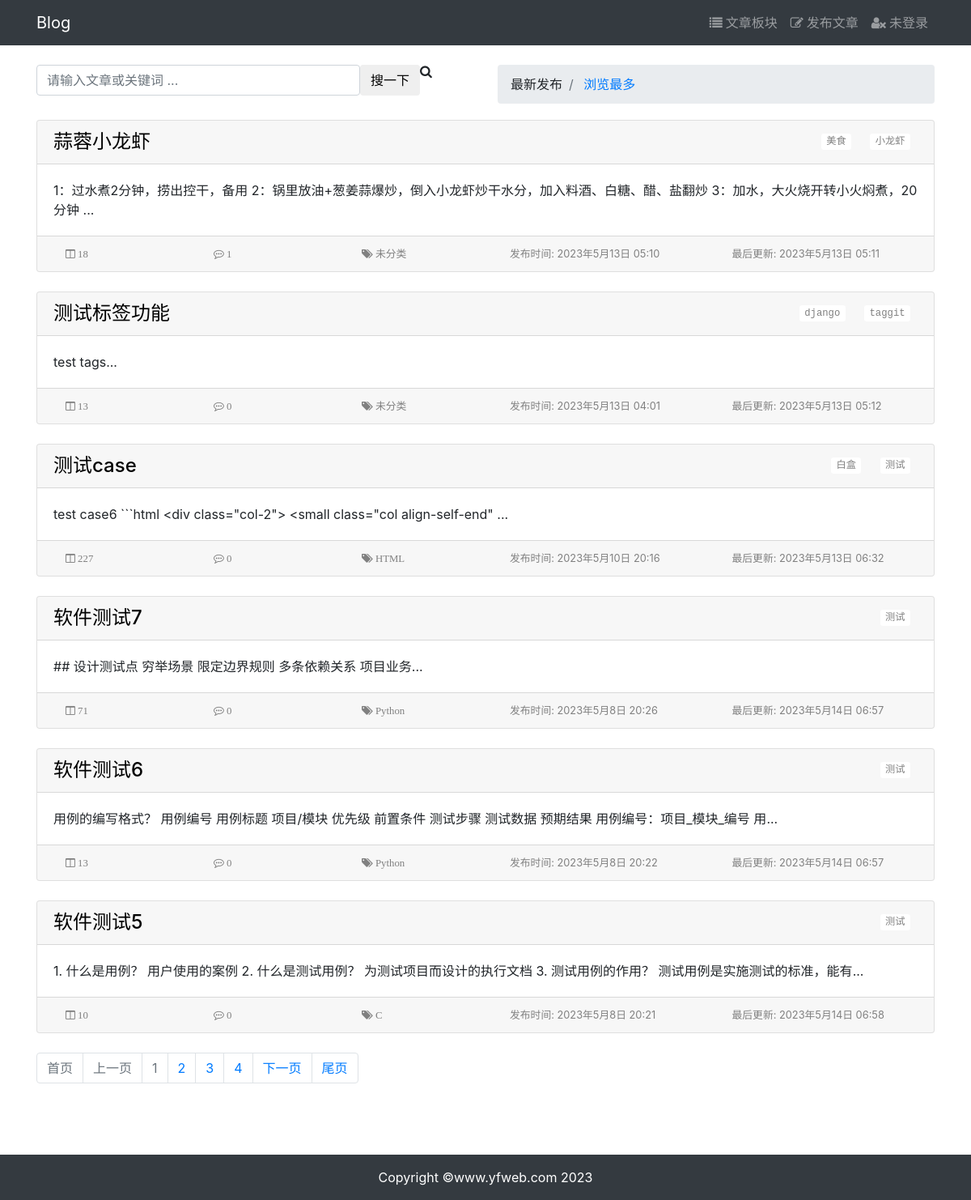
Screenshot of /article/list/ with the database file from the repository.
### article/models.py (models this page shows, shortened)
class Article(models.Model):
    author = models.ForeignKey(verbose_name='作者', to=User, on_delete=models.CASCADE)
    title = models.CharField(verbose_name='标题', max_length=100)
    body = models.TextField(verbose_name='正文')
    created = models.DateTimeField(verbose_name='文章创建时间', default=timezone.now)
    updated = models.DateTimeField(verbose_name='最后更新时间', auto_now=True)
    total_visit = models.PositiveIntegerField(verbose_name='浏览量', default=0)
    total_comment = models.PositiveIntegerField(verbose_name='评论条数', default=0)
    column = models.ForeignKey(
        verbose_name='专栏', to=ArticleColumn,
        null=True, blank=True, default='',
        on_delete=models.CASCADE, related_name='article'
    )
    tags = TaggableManager(verbose_name='标签', blank=True)
    class Meta:
        verbose_name = '文章'
        verbose_name_plural = verbose_name
        ordering = ['-created', '-updated', ]

class ArticleColumn(models.Model):  # 文章专栏
    title = models.CharField(verbose_name='专栏名称', max_length=60, blank=True)
    created = models.DateTimeField(verbose_name='创建时间', auto_now_add=True)
    class Meta:
        verbose_name = '专栏'
        verbose_name_plural = verbose_name
    def __str__(self):
        return self.title

### article/views.py (the view)
# urls.py: path('list/', views.article_list, name='article_list'),
def article_list(request):
    search = request.GET.get('search', '')
    order = request.GET.get('order', 'common')
    column = request.GET.get('column', '')
    tag = request.GET.get('tag', '')
    articles = Article.objects.all()
    if search:
        q = Q(title__icontains=search) | Q(body__icontains=search)
        articles = articles.filter(q)
    order_list = ['total_visit', ]
    if order in order_list:
        if order == 'total_visit':
            articles = articles.order_by('-total_visit')
    if column:
        articles = articles.filter(column__title=column)
    if tag:
        articles = articles.filter(tags__name__in=[tag])  # tags__in 会按照主键找tag
    page, page_list = custom_paginator(request, queryset=articles, per_page=6)
    articles = page
    data = {
        'articles': articles,  # 匹配的文章
        'page_list': page_list,  # 分页列表
        'order': order,  # 排序参数
        'search': search,  # 查询参数
        'column': column,  # 专栏
        'tag': tag,  # 标签
    }
    return render(request, 'article/list.html', data)

### utils/paginator.py (called while the page is built)
def custom_paginator(request, queryset, per_page=3, page_param='page', current_page_each_side=2):
    page_num = request.GET.get(page_param, '1')
    page_num = int(page_num) if page_num.isdecimal() else 1
    paginator = Paginator(queryset, per_page)
    try:
        page = paginator.get_page(page_num)
    except EmptyPage as e:
        if page_num < paginator.num_pages:
            page_num = paginator.num_pages
            page = paginator.get_page(page_num)
        else:
            page_num = 1
            page = paginator.get_page(page_num)
    page_list = paginator.get_elided_page_range(
        number=page_num,
        on_each_side=current_page_each_side,
        on_ends=0
    )
    return page, page_list

### templates/article/list.html (shortened to what this page needs)
{% extends 'base.html' %}
{% block content %}
    <div class="container">
        <div class="row">
            <div class="col-6"><br>
                <form class="input-group" method="get">
                    <label style="width: 400px">
                        {% if search %}
                            <input type="text" class="form-control"
                                   name="search" value="{{ search }}" required>
                        {% else %}
                            <input type="text" class="form-control"
                                   name="search" placeholder="请输入文章或关键词 ..." required>
                        {% endif %}
                    </label>
                    <span class="input-group-btn">
                        <button class="btn btn-default" type="submit">搜一下</button>
                    </span>
                    <i class="fa fa-search" aria-hidden="true"></i>
                </form>
            </div>
            <div class="col-6" aria-label="breadcrumb">
                <br>
                <ol class="breadcrumb">
                    {% if order == 'common' %}
                        <li class="breadcrumb-item">
                            <a>最新发布</a>
                        </li>
                    {% else %}
                        <li class="breadcrumb-item">
                            <a href="{% url 'article:article_list' %}?order=common&search={{ search }}&column={{ column }}&tag={{ tag }}">
                                最新发布
                            </a>
                        </li>
                    {% endif %}
                    {% if order == 'total_visit' %}
                        <li class="breadcrumb-item">
                            <a>浏览最多</a>
                        </li>
                    {% else %}
                        <li class="breadcrumb-item">
                            <a href="{% url 'article:article_list' %}?order=total_visit&search={{ search }}&column={{ column }}&tag={{ tag }}">
                                浏览最多
                            </a>
                        </li>
                    {% endif %}
                </ol>
            </div>
        </div>
        <div class="row mt-1">
            {% for article in articles %}
                <div class="col-12 mb-4">
                    <div class="card">
                        <h4 class="card-header">
                            <a href="{% url 'article:article_detail' article.pk %}"
                               style="color: black;text-decoration: none">
                                {{ article.title }}
                            </a>
                            {% if article.tags %}
                                <small style="float: right">
                                    {% for tag in article.tags.all %}
                                        <a href="{% url 'article:article_list' %}?tag={{ tag }}"
                                           class="btn btn-sm">
                                            <kbd class="bg-white" style="color: grey">{{ tag }}</kbd>
                                        </a>
                                    {% endfor %}
                                </small>
                            {% endif %}
                        </h4>
                        <div class="card-body">
                            <p class="card-text">
                                {{ article.body | slice:'80' }}...
                            </p>
                        </div>
                        <div class="card-footer">
                            <div class="row" style="color:gray;">
                                <div class="col-2">
                                    <small class="col align-self-end">
                                        <i class="fa fa-columns" aria-hidden="true">
                                            {{ article.total_visit }}
                                        </i>
                                    </small>
                                </div>
                                <div class="col-2">
                                    <small class="col align-self-end">
                                        <i class="fa fa-commenting-o" aria-hidden="true">
                                            {{ article.total_comment }}
                                        </i>
                                    </small>
                                </div>
                                <div class="col-2">
                                    <small class="col align-self-end">
                                        <i class="fa fa-tags" aria-hidden="true">
                                            {% if article.column %}
                                                <a href="{% url 'article:article_list' %}?column={{ article.column }}"
                                                   style="text-decoration: none;color: grey">
                                                    {{ article.column }}
                                                </a>
                                            {% else %}
                                                未分类
                                            {% endif %}
                                        </i>
                                    </small>
                                </div>
                                <div class="col-3">
                                    <small class="col align-self-end">
                                        发布时间: {{ article.created }}
                                    </small>
                                </div>
                                <div class="col-3">
                                    <small class="col align-self-end">
                                        最后更新: {{ article.updated }}
                                    </small>
                                </div>
                            </div>
                        </div>
                    </div>
                </div>
            {% endfor %}
        </div>
        {% if articles %}
            <ul class="pagination">
                {% if articles.has_previous %}
                    <li class="page-item">
                        <a class="page-link"
                           href="?page=1&order={{ order }}&search={{ search }}&column={{ column }}&tag={{ tag }}">首页</a>
                    </li>
                {% else %}
                    <li class="page-item disabled"><span class="page-link">首页</span></li>
                {% endif %}
                {% if articles.has_previous %}
                    <li class="page-item">
                        <a class="page-link"
                           href="?page={{ articles.previous_page_number }}&order={{ order }}&search={{ search }}&column={{ column }}&tag={{ tag }}">上一页</a>
                    </li>
                {% else %}
                    <li class="page-item disabled"><span class="page-link">上一页</span></li>
                {% endif %}
                {% for i in page_list %}
                    {% if articles.number == i %}
                        <li class="page-item disabled"><a class="page-link">{{ i }}</a></li>
                    {% else %}
                        <li class="page-item">
                            <a class="page-link"
                               href="?page={{ i }}&order={{ order }}&search={{ search }}&column={{ column }}&tag={{ tag }}">{{ i }}</a>
                        </li>
                    {% endif %}
                {% endfor %}
                {% if articles.has_next %}
                    <li class="page-item">
                        <a class="page-link"
                           href="?page={{ articles.next_page_number }}&order={{ order }}&search={{ search }}&column={{ column }}&tag={{ tag }}">下一页</a>
                    </li>
                {% else %}
                    <li class="page-item disabled"><span class="page-link">下一页</span></li>
                {% endif %}
                {% if articles.has_next %}
                    <li class="page-item">
                        <a class="page-link"
                           href="?page={{ articles.paginator.num_pages }}&order={{ order }}&search={{ search }}&column={{ column }}&tag={{ tag }}">尾页</a>
                    </li>
                {% else %}
                    <li class="page-item disabled"><span class="page-link">尾页</span></li>
                {% endif %}
            </ul>
        {% endif %}
    </div>
{% endblock %}

### templates/base.html (shortened to what this page needs)
{% load static %}
<html lang="zh-cn">
<head>
    <link rel="stylesheet" href="{% static 'bootstrap/css/bootstrap.css' %}">
    <link rel="stylesheet" href="{% static 'markdown_css/monokai.css' %}">
    <link rel="stylesheet" href="{% static 'font-awesome-4.7.0/css/font-awesome.min.css' %}">
</head>
<body>
{% include 'header.html' %}
{% block content %}{% endblock %}
{% include 'footer.html' %}
</body>
</html>

### templates/header.html (shortened to what this page needs)
{% load static %}
<nav class="navbar navbar-expand-lg navbar-dark bg-dark">
    <div class="container">
        <a class="navbar-brand" href="#">Blog</a>
        <div>
            <ul class="navbar-nav">
                <li class="nav-item">
                    <a class="nav-link" href="{% url 'article:article_list' %}">
                        <i class="fa fa-list" aria-hidden="true">
                            文章板块
                        </i>
                    </a>
                </li>
                <li class="nav-item">
                    <a class="nav-link" href="{% url 'article:article_create' %}">
                        <i class="fa fa-edit" aria-hidden="true">
                            发布文章
                        </i>
                    </a>
                </li>
                {% if user.is_authenticated %}
                    <li class="nav-item dropdown">
                        <a class="nav-link" href="#" id="navbarDropdown" role="button"
                           data-toggle="dropdown" aria-haspopup="true" aria-expanded="false">
                            <i class="fa fa-user-circle" aria-hidden="true">
                                {{ user.username }}
                            </i>
                        </a>
                        <div class="dropdown-menu" aria-labelledby="navbarDropdown">
                            <a class="dropdown-item" href="{% url 'user:userprofile_edit' user.id %}">
                                <i class="fa fa-drivers-license-o" aria-hidden="true">
                                    编辑信息
                                </i>
                            </a>
                            <a class="dropdown-item" href="{% url 'user:pwd_reset' user.id %}">
                                <i class="fa fa-repeat" aria-hidden="true">
                                    重置密码
                                </i>
                            </a>
                            <a class="dropdown-item" href="#" onclick="user_delete()">
                                <i class="fa fa-id-card" aria-hidden="true">
                                    注销用户
                                </i>
                            </a>
                            <form style="display: none" id="user_delete"
                                  action="{% url 'user:user_delete' user.id %}" method="post">
                                {% csrf_token %}
                                <button type="submit">确认</button>
                            </form>
                            <a class="dropdown-item" href="{% url 'user:user_logout' %}">
                                <i class="fa fa-chain-broken" aria-hidden="true">
                                    退出登录
                                </i>
                            </a>
                        </div>
                    </li>
                {% else %}
                    <li class="nav-item dropdown">
                        <a class="nav-link" href="#" id="navbarDropdown" role="button"
                           data-toggle="dropdown" aria-haspopup="true" aria-expanded="false">
                            <i class="fa fa-user-times" aria-hidden="true">
                                未登录
                            </i>
                        </a>
                    </li>
                {% endif %}
            </ul>
        </div>
    </div>
</nav>

### templates/footer.html
<div>
    <br>
    <br>
    <br>
</div>
<footer class="py-3 bg-dark">
    <div class="container">
        <p class="m-0 text-center text-white">Copyright &copy;www.yfweb.com 2023</p>
    </div>
</footer>

### rows the page displays
Article: title "蒜蓉小龙虾", body "1：过水煮2分钟，捞出控干，备用 2：锅里放油+葱姜蒜爆炒，倒入小龙虾炒干水分，加入料酒、白糖、醋、盐翻炒 3：加水，大火烧开转小火焖煮，20分钟", total_visit "18", total_comment "1", shows "未分类", created "2023年5月13日 05:10", updated "2023年5月13日 05:11"
Tag: name "美食"
Tag: name "小龙虾"
Article: title "测试标签功能", body "test tags", total_visit "13", total_comment "0", shows "未分类", created "2023年5月13日 04:01", updated "2023年5月13日 05:12"
Tag: name "django"
Tag: name "taggit"
Article: title "测试case", body "test case6 ```html <div class=\"col-2\"> <small class=\"col align-self-end\"", total_visit "227", total_comment "0", column "HTML", created "2023年5月10日 20:16", updated "2023年5月13日 06:32"
Tag: name "白盒"
Tag: name "测试"
Article: title "软件测试7", body "## 设计测试点 穷举场景 限定边界规则 多条依赖关系 项目业务", total_visit "71", total_comment "0", column "Python", created "2023年5月8日 20:26", updated "2023年5月14日 06:57"
Article: title "软件测试6", body "用例的编写格式？ 用例编号 用例标题 项目/模块 优先级 前置条件 测试步骤 测试数据 预期结果 用例编号：项目_模块_编号 用", total_visit "13", total_comment "0", column "Python", created "2023年5月8日 20:22", updated "2023年5月14日 06:57"
Article: title "软件测试5", body "1. 什么是用例？ 用户使用的案例 2. 什么是测试用例？ 为测试项目而设计的执行文档 3. 测试用例的作用？ 测试用例是实施测试的标准，能有", total_visit "10", total_comment "0", column "C", created "2023年5月8日 20:21", updated "2023年5月14日 06:58"

### other values shown
{{ i }} "1"
{{ i }} "2" "3" "4"
